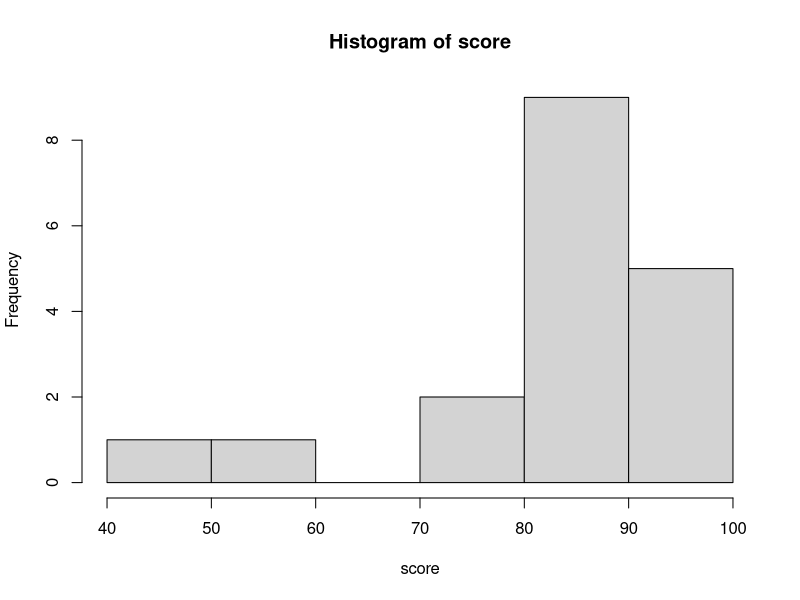
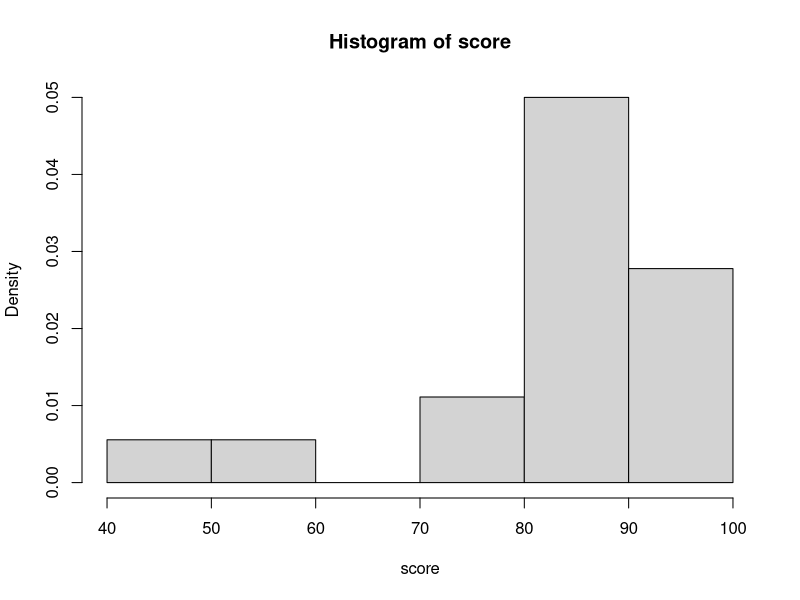
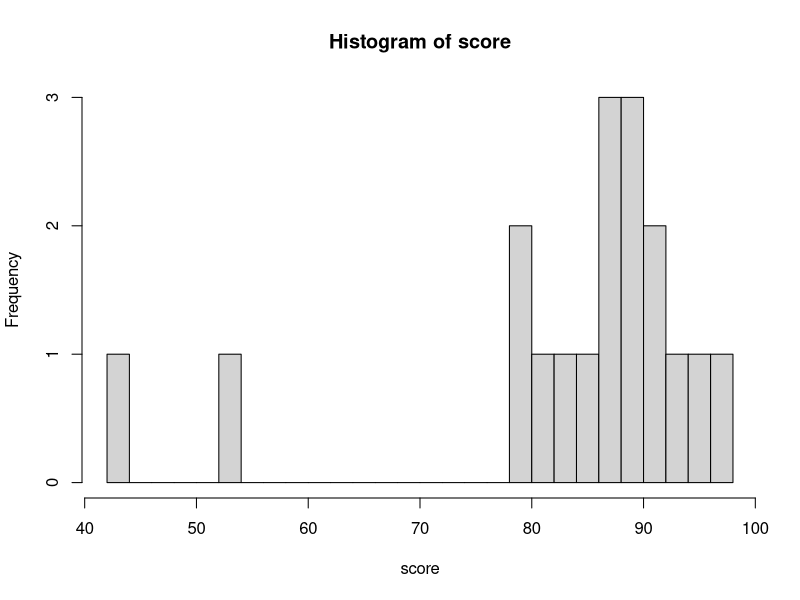
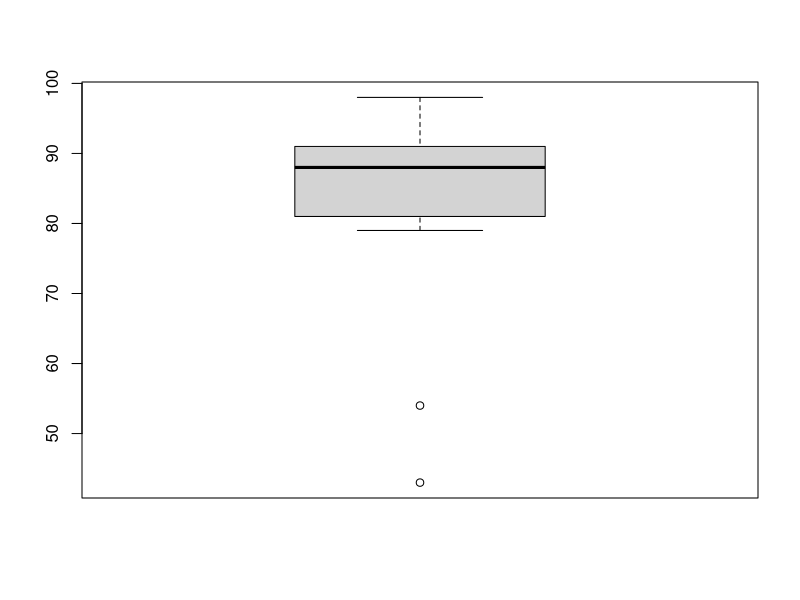
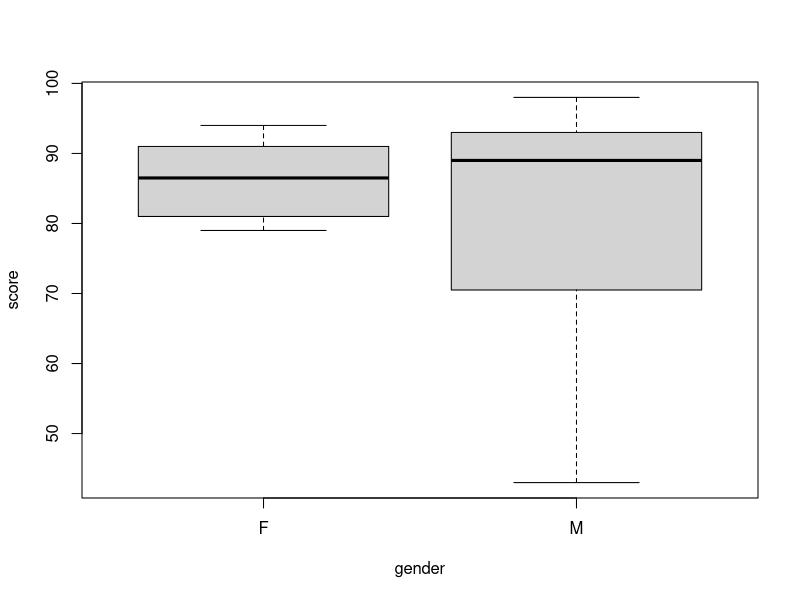
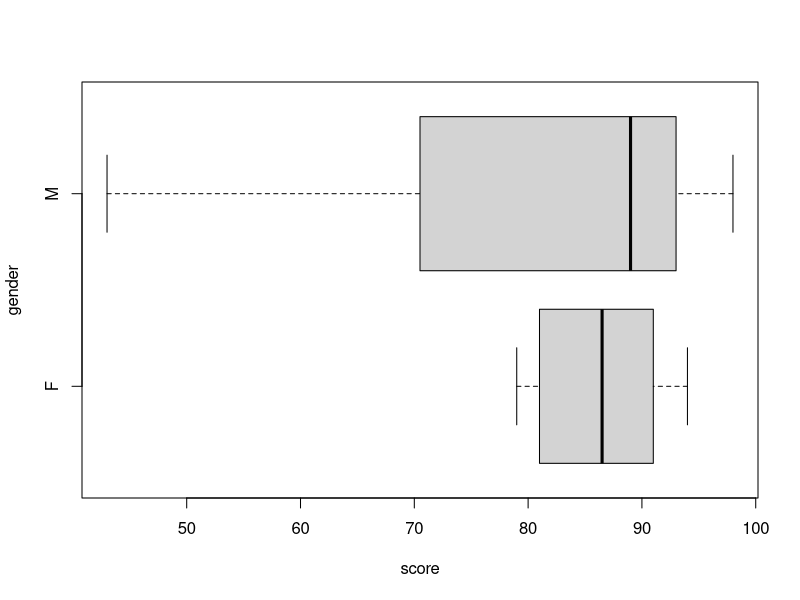
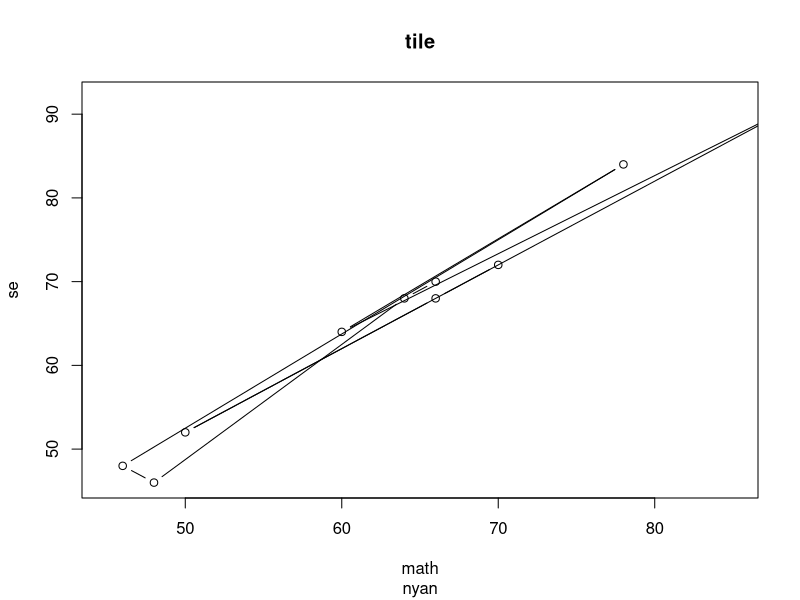

Write the R code that produced these figures, in order.
## ---- chunk 1
knitr::opts_chunk$set(echo = TRUE)
## ---- chunk 2
gender <- factor(c(rep('M', 8), rep('F', 10)))
score <- c(98, 90, 96, 54, 43, 87, 88, 90, 94, 92, 81, 79, 85, 91, 79, 88, 89, 83)

## ---- chunk 3
hist(score)
hist(score, freq = F)
hist(score, breaks = 20)
## ---- chunk 4
stem(score)
stem(score, scale = 0.1)
## ---- chunk 5
boxplot(score)
boxplot(score ~ gender)
boxplot(score ~ gender, horizontal = TRUE)
## ---- chunk 6

## ---- chunk 7
math <- c(66, 64, 48, 46, 78, 60, 90, 50, 66, 70)
phy <- c(70, 68, 46, 48, 84, 64, 92, 52, 68, 72)
## ---- chunk 8
plot(math, phy, main = 'tile', sub = 'nyan', xlim = c(45, 85), ylab = 'se', type = 'b')
